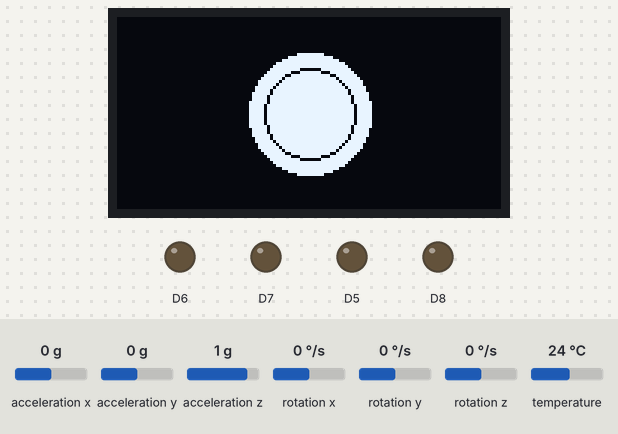
A sketch run on a simulated ESP8266 (NodeMCU). Shown: 128×64 one-colour display, output pins drawn as LEDs (lit = HIGH). The test bench sets the inputs (shaded band); at power-on: acceleration x 0 g, acceleration y 0 g, acceleration z 1 g, rotation x 0 °/s, rotation y 0 °/s, rotation z 0 °/s, temperature 24 °C. What the sketch prints to the serial monitor is not drawn.

Above: at 3.3 s.
3.4 s: acceleration x set to -0.2 g
4.9 s: acceleration x set to -0.5 g
At 5.3 s:
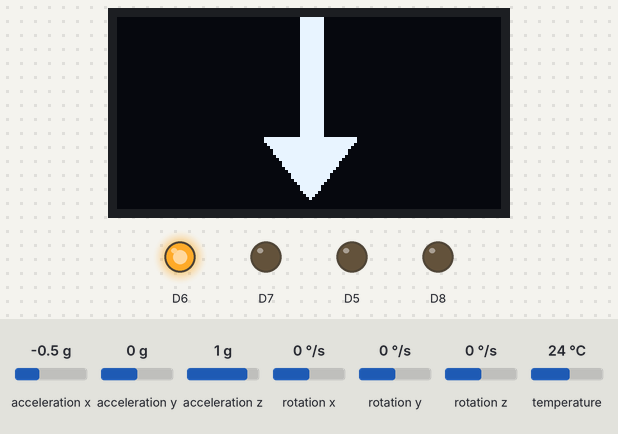
6.4 s: acceleration x set to 0.8 g
At 7.7 s:
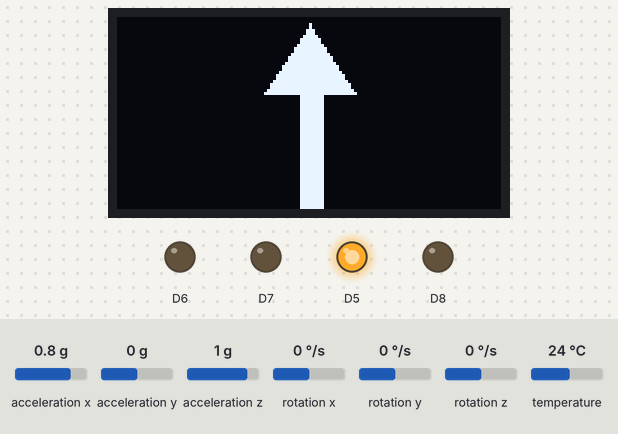
8.0 s: acceleration x set to 0.5 g
9.5 s: acceleration x set to 0.2 g
At 10.4 s:
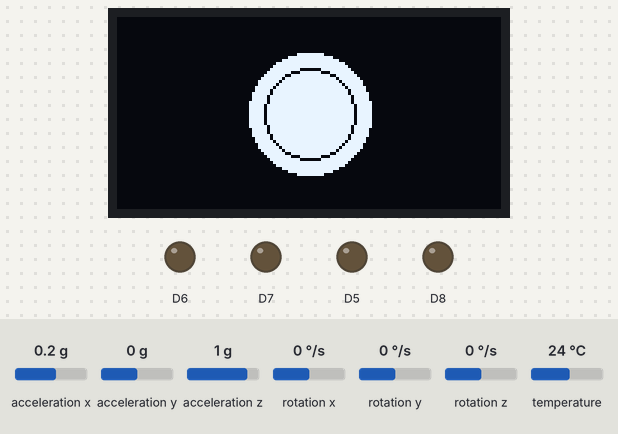
11.0 s: acceleration y set to -0.4 g
At 11.7 s:
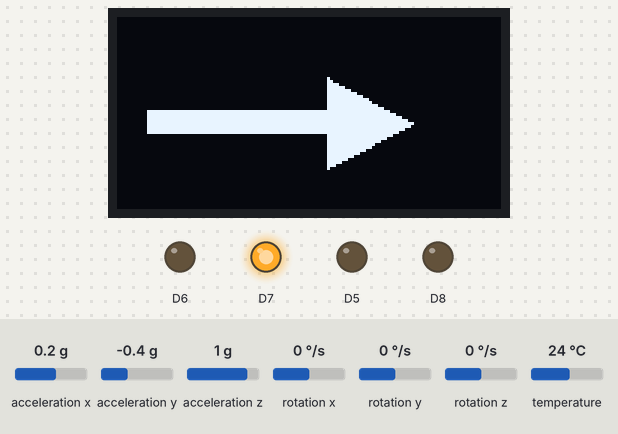
Timing chart, 0 to 13.6 s (numbered marks = the images above; inputs shaded):
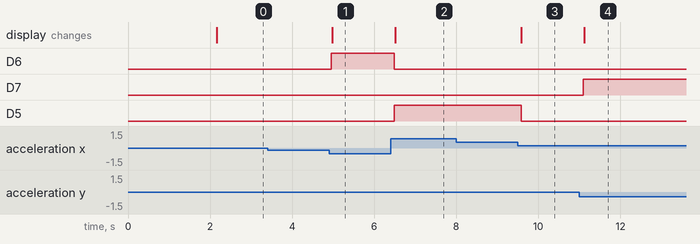

The sketch:

OLED_AND_MPU6050.ino
```cpp
#include <Adafruit_MPU6050.h>
#include <Adafruit_Sensor.h>
#include <Wire.h>
#include <Adafruit_GFX.h>
#include <Adafruit_SSD1306.h>

#define SCREEN_WIDTH 128 // OLED display width,  in pixels
#define SCREEN_HEIGHT 64 // OLED display height, in pixels

// declare an SSD1306 display object connected to I2C
Adafruit_SSD1306 oled(SCREEN_WIDTH, SCREEN_HEIGHT, &Wire, -1);

Adafruit_MPU6050 mpu;

void setup(void) {
  pinMode(D5, OUTPUT);
  pinMode(D6, OUTPUT);
  pinMode(D7, OUTPUT);
  pinMode(D8, OUTPUT);
  Serial.begin(115200);
  if (!mpu.begin()) {
    Serial.println("Failed to find MPU6050 chip");
    while (1) {
      delay(10);
    }
  }
  Serial.println("MPU6050 Found!");
  mpu.setAccelerometerRange(MPU6050_RANGE_8_G);
  mpu.setFilterBandwidth(MPU6050_BAND_21_HZ);

  //////////////////////////////////////////////////////////////////

  if (!oled.begin(SSD1306_SWITCHCAPVCC, 0x3C)) {
    Serial.println(F("SSD1306 allocation failed"));
    while (true);
  }

  delay(2000);         // wait for initializing
  oled.clearDisplay(); // clear display
  oled.println("");
  delay(100);
}

void loop() {
  /* Get new sensor events with the readings */
  sensors_event_t a, g, temp;
  mpu.getEvent(&a, &g, &temp);

  /* Print out the values */
  Serial.print("X: ");
  Serial.println(a.acceleration.x);
  Serial.print("Y: ");
  Serial.println(a.acceleration.y);
  Serial.print("Z: ");
  Serial.println(a.acceleration.z);
  Serial.println(" ...........");

  if (a.acceleration.x < -3.00)
  {
    Serial.println("DOWN");
    digitalWrite(D5, LOW);
    digitalWrite(D6, HIGH);
    digitalWrite(D7, LOW);
    digitalWrite(D8, LOW);
    oled.clearDisplay();
    oled.setTextColor( WHITE);
    oled.fillRect(61, 0, 8, 50, WHITE);
    oled.fillTriangle(49, 40, 79, 40, 64, 60, WHITE);
    oled.display();

  }

  else if (a.acceleration.x > 3.00)
  {
    Serial.println("UP");
    digitalWrite(D5, HIGH);
    digitalWrite(D6, LOW);
    digitalWrite(D7, LOW);
    digitalWrite(D8, LOW);


    oled.clearDisplay();
    oled.setTextColor( WHITE);
    oled.fillRect(61, 25, 8, 60, WHITE);
    oled.fillTriangle(64, 2, 49, 25, 79, 25, WHITE);
    oled.display();
  }

  else if (a.acceleration.y < -2.00)
  {
    Serial.println("left");
    digitalWrite(D5, LOW);
    digitalWrite(D6, LOW);
    digitalWrite(D7, HIGH);
    digitalWrite(D8, LOW);
    oled.clearDisplay();
    oled.setTextColor( WHITE);
    oled.setCursor(34, 20);
    oled.fillRect(10, 31, 60, 8, WHITE);
    oled.fillTriangle(70, 20, 70, 50, 98, 35, WHITE);
    oled.display();
    oled.startscrollright(0x00, 0x07);
    delay(100);
    oled.stopscroll();
  }

  else if (a.acceleration.y > 2.00)
  {
    Serial.println("right");
    digitalWrite(D5, LOW);
    digitalWrite(D6, LOW);
    digitalWrite(D7, LOW);
    digitalWrite(D8, HIGH);
    oled.clearDisplay();
    oled.setTextColor( WHITE);
    oled.setCursor(34, 20);
    oled.fillRect(40, 28, 60, 8, WHITE);
    oled.fillTriangle(18, 32, 45, 19, 45, 45, WHITE);

    oled.display();
    oled.startscrollleft(0x00, 0x07);
    delay(100);
    oled.stopscroll();

  }

  else {
    oled.clearDisplay();
    //oled.setTextColor( BLACK);
    oled.fillCircle(64, 32, 20, WHITE);
    oled.drawCircle(64, 32, 15, BLACK);

    oled.display();
    oled.stopscroll();

    digitalWrite(D5, LOW);
    digitalWrite(D6, LOW);
    digitalWrite(D7, LOW);
    digitalWrite(D8, LOW);
  }


  delay(100);
}
```

Measured:
- the behaviour switches between -0.3 and -0.4 g on acceleration x (found by bisection; images 0 and 1)
- the behaviour switches between 0.4 and 0.3 g on acceleration x (found by bisection; images 2 and 3)
- the behaviour switches between -0.2 and -0.3 g on acceleration y (found by bisection; images 3 and 4)
- after the input at 3.4 s, every drawn part: stays the same
- after the input at 4.9 s, D6: LOW → HIGH after 0.05 s; the display: changes after 0.08 s (image 1)
- after the input at 6.4 s, D6: HIGH → LOW after 0.09 s; D5: LOW → HIGH after 0.09 s; the display: changes after 0.11 s (image 2)
- after the input at 8.0 s, every drawn part: stays the same
- after the input at 9.5 s, D5: HIGH → LOW after 0.09 s; the display: first differs from a run without the input after 0.09 s (image 3)
- after the input at 11.0 s, D7: LOW → HIGH after 0.10 s; the display: changes after 0.13 s (image 4)
